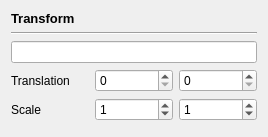
<?xml version="1.0" encoding="UTF-8"?>
<ui version="4.0">
 <class>TransformWidget</class>
 <widget class="QWidget" name="TransformWidget">
  <property name="geometry">
   <rect>
    <x>0</x>
    <y>0</y>
    <width>268</width>
    <height>137</height>
   </rect>
  </property>
  <property name="windowTitle">
   <string>Form</string>
  </property>
  <layout class="QVBoxLayout" name="verticalLayout">
   <item>
    <widget class="QLabel" name="Title">
     <property name="font">
      <font>
       <pointsize>10</pointsize>
       <weight>75</weight>
       <bold>true</bold>
      </font>
     </property>
     <property name="text">
      <string>Transform</string>
     </property>
    </widget>
   </item>
   <item>
    <widget class="Line" name="line">
     <property name="orientation">
      <enum>Qt::Horizontal</enum>
     </property>
    </widget>
   </item>
   <item>
    <widget class="QLineEdit" name="Name"/>
   </item>
   <item>
    <layout class="QHBoxLayout" name="TranslationLayout">
     <item>
      <widget class="QLabel" name="TransLAbel">
       <property name="text">
        <string>Translation</string>
       </property>
      </widget>
     </item>
     <item>
      <widget class="QDoubleSpinBox" name="PosX">
       <property name="decimals">
        <number>0</number>
       </property>
       <property name="maximum">
        <double>1000.000000000000000</double>
       </property>
       <property name="singleStep">
        <double>10.000000000000000</double>
       </property>
      </widget>
     </item>
     <item>
      <widget class="QDoubleSpinBox" name="PosY">
       <property name="decimals">
        <number>0</number>
       </property>
       <property name="maximum">
        <double>1000.000000000000000</double>
       </property>
       <property name="singleStep">
        <double>10.000000000000000</double>
       </property>
      </widget>
     </item>
    </layout>
   </item>
   <item>
    <layout class="QHBoxLayout" name="ScaleLayout">
     <item>
      <widget class="QLabel" name="ScaleLabel">
       <property name="text">
        <string>Scale</string>
       </property>
      </widget>
     </item>
     <item>
      <widget class="QDoubleSpinBox" name="ScaleX">
       <property name="decimals">
        <number>0</number>
       </property>
       <property name="value">
        <double>1.000000000000000</double>
       </property>
      </widget>
     </item>
     <item>
      <widget class="QDoubleSpinBox" name="ScaleY">
       <property name="decimals">
        <number>0</number>
       </property>
       <property name="value">
        <double>1.000000000000000</double>
       </property>
      </widget>
     </item>
    </layout>
   </item>
   <item>
    <spacer name="verticalSpacer">
     <property name="orientation">
      <enum>Qt::Vertical</enum>
     </property>
     <property name="sizeHint" stdset="0">
      <size>
       <width>20</width>
       <height>40</height>
      </size>
     </property>
    </spacer>
   </item>
  </layout>
 </widget>
 <resources/>
 <connections/>
</ui>
